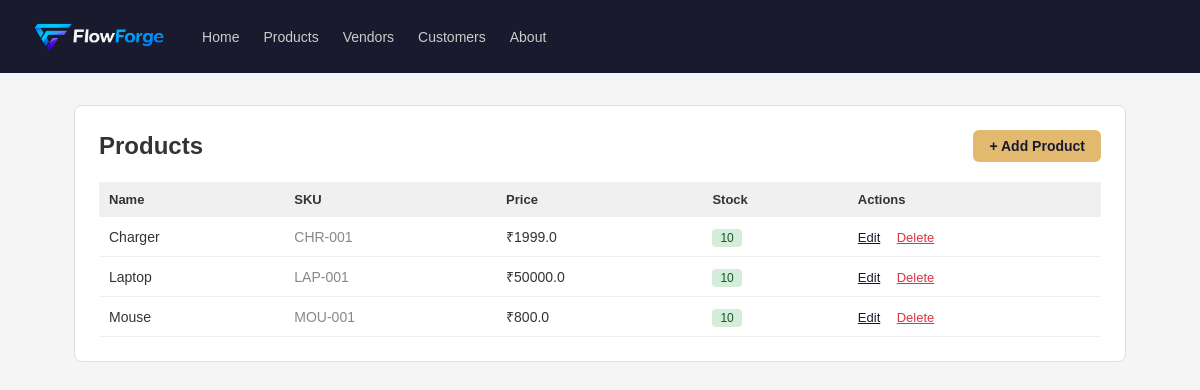
Page /products on the committed database.
### tables this page shows
CREATE TABLE products (
            id INTEGER PRIMARY KEY AUTOINCREMENT,
            name TEXT NOT NULL,
            sku TEXT UNIQUE NOT NULL,
            unit_price REAL NOT NULL,
            stock_qty INTEGER DEFAULT 0,
            description TEXT
        );

### App.py (the view)
@app.route('/products')
def products_list():
    db = get_db()
    products = db.execute('SELECT * FROM products').fetchall()
    db.close()
    return render_template('products/list.html', products=products)

### database.py (called while the page is built)
def get_db():
    conn = sqlite3.connect(DATABASE)
    conn.row_factory = sqlite3.Row
    return conn

### templates/products/list.html (shortened to what this page needs)
{% extends "base.html" %}
{% block content %}
<div class="card">
    <div style="display: flex; justify-content: space-between; align-items: center;">
        <h2>Products</h2>
        <a href="/products/add" style="background: #e2b96f; color: #1a1a2e; padding: 8px 16px;
           border-radius: 6px; text-decoration: none; font-size: 14px; font-weight: 600;">
            + Add Product
        </a>
    </div>
    <table style="width: 100%; border-collapse: collapse; margin-top: 20px;">
        <thead>
            <tr style="background: #f0f0f0;">
                <th style="padding: 10px; text-align: left; font-size: 13px;">Name</th>
                <th style="padding: 10px; text-align: left; font-size: 13px;">SKU</th>
                <th style="padding: 10px; text-align: left; font-size: 13px;">Price</th>
                <th style="padding: 10px; text-align: left; font-size: 13px;">Stock</th>
                <th style="padding: 10px; text-align: left; font-size: 13px;">Actions</th>
            </tr>
        </thead>
        <tbody>
            {% for product in products %}
            <tr style="border-bottom: 1px solid #eee;">
                <td style="padding: 10px; font-size: 14px;">{{ product['name'] }}</td>
                <td style="padding: 10px; font-size: 14px; color: #888;">{{ product['sku'] }}</td>
                <td style="padding: 10px; font-size: 14px;">₹{{ product['unit_price'] }}</td>
                <td style="padding: 10px; font-size: 14px;">
                    <span style="background: {% if product['stock_qty'] < 5 %}#f8d7da{% else %}#d4edda{% endif %};
                                 color: {% if product['stock_qty'] < 5 %}#721c24{% else %}#155724{% endif %};
                                 padding: 2px 8px; border-radius: 4px; font-size: 12px;">
                        {{ product['stock_qty'] }}
                    </span>
                </td>
                <td style="padding: 10px;">
                    <a href="/products/edit/{{ product['id'] }}"
                       style="font-size: 13px; color: #1a1a2e; margin-right: 12px;">Edit</a>
                    <a href="/products/delete/{{ product['id'] }}"
                       style="font-size: 13px; color: #dc3545;"
                       onclick="return confirm('Delete karna chahte ho?')">Delete</a>
                </td>
            </tr>
            {% else %}
            <tr>
                <td colspan="5" style="padding: 20px; text-align: center; color: #aaa; font-size: 14px;">
                    Koi product nahi abhi. "+ Add Product" click karo!
                </td>
            </tr>
            {% endfor %}
        </tbody>
    </table>
</div>
{% endblock %}

### templates/base.html (style rules this page uses)
* { margin: 0; padding: 0; box-sizing: border-box; }
body { font-family: sans-serif; background: #f5f5f5; color: #333; }
.card { background: white; border-radius: 8px; padding: 24px; border: 1px solid #e0e0e0; }

### rows in the picture
products: name "Charger", sku "CHR-001", unit_price "1999.0", stock_qty "10"
products: name "Laptop", sku "LAP-001", unit_price "50000.0", stock_qty "10"
products: name "Mouse", sku "MOU-001", unit_price "800.0", stock_qty "10"
